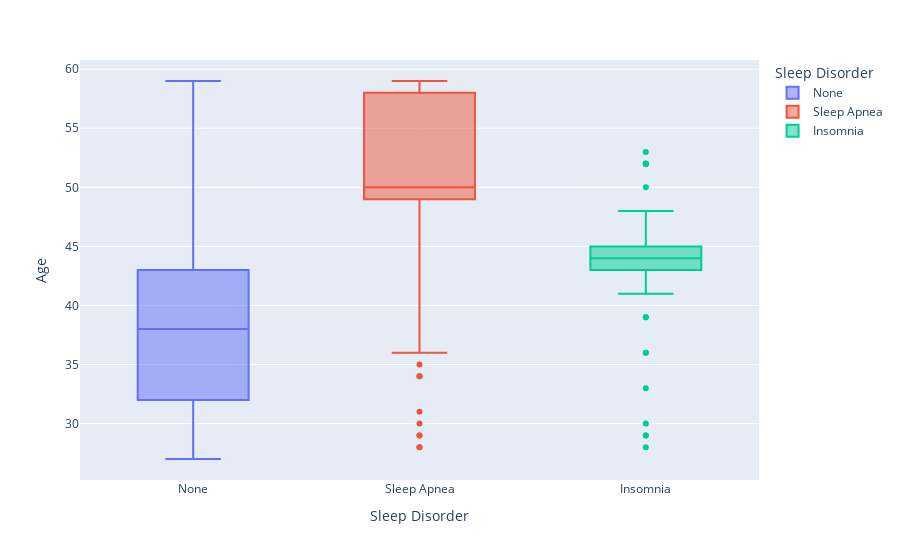

The code cell stored with this chart in its notebook:
### Code cell
px.box(df, x=df['Sleep Disorder'], y=df['Age'], color='Sleep Disorder')

### Figure 1 — Plotly figure (JSON) as saved in the notebook; plotly's stock layout.template omitted (floating-point values rounded to 4 significant figures; data arrays with more than 128 entries replaced by an {"elided": "..."} marker saying what was removed)
{"data": [{"alignmentgroup": "True", "hovertemplate": "Sleep Disorder=%{x}<br>Age=%{y}<extra></extra>", "legendgroup": "None", "marker": {"color": "#636efa"}, "name": "None", "notched": false, "offsetgroup": "None", "orientation": "v", "showlegend": true, "type": "box", "x": {"elided": "219 str values"}, "x0": " ", "xaxis": "x", "y": {"elided": "219 int values"}, "y0": " ", "yaxis": "y"}, {"alignmentgroup": "True", "hovertemplate": "Sleep Disorder=%{x}<br>Age=%{y}<extra></extra>", "legendgroup": "Sleep Apnea", "marker": {"color": "#EF553B"}, "name": "Sleep Apnea", "notched": false, "offsetgroup": "Sleep Apnea", "orientation": "v", "showlegend": true, "type": "box", "x": ["Sleep Apnea", "Sleep Apnea", "Sleep Apnea", "Sleep Apnea", "Sleep Apnea", "Sleep Apnea", "Sleep Apnea", "Sleep Apnea", "Sleep Apnea", "Sleep Apnea", "Sleep Apnea", "Sleep Apnea", "Sleep Apnea", "Sleep Apnea", "Sleep Apnea", "Sleep Apnea", "Sleep Apnea", "Sleep Apnea", "Sleep Apnea", "Sleep Apnea", "Sleep Apnea", "Sleep Apnea", "Sleep Apnea", "Sleep Apnea", "Sleep Apnea", "Sleep Apnea", "Sleep Apnea", "Sleep Apnea", "Sleep Apnea", "Sleep Apnea", "Sleep Apnea", "Sleep Apnea", "Sleep Apnea", "Sleep Apnea", "Sleep Apnea", "Sleep Apnea", "Sleep Apnea", "Sleep Apnea", "Sleep Apnea", "Sleep Apnea", "Sleep Apnea", "Sleep Apnea", "Sleep Apnea", "Sleep Apnea", "Sleep Apnea", "Sleep Apnea", "Sleep Apnea", "Sleep Apnea", "Sleep Apnea", "Sleep Apnea", "Sleep Apnea", "Sleep Apnea", "Sleep Apnea", "Sleep Apnea", "Sleep Apnea", "Sleep Apnea", "Sleep Apnea", "Sleep Apnea", "Sleep Apnea", "Sleep Apnea", "Sleep Apnea", "Sleep Apnea", "Sleep Apnea", "Sleep Apnea", "Sleep Apnea", "Sleep Apnea", "Sleep Apnea", "Sleep Apnea", "Sleep Apnea", "Sleep Apnea", "Sleep Apnea", "Sleep Apnea", "Sleep Apnea", "Sleep Apnea", "Sleep Apnea", "Sleep Apnea", "Sleep Apnea", "Sleep Apnea"], "x0": " ", "xaxis": "x", "y": [28, 28, 29, 29, 30, 31, 34, 34, 35, 36, 36, 38, 38, 42, 42, 43, 43, 48, 49, 49, 49, 49, 49, 49, 49, 49, 49, 49, 50, 50, 50, 50, 50, 50, 50, 50, 50, 50, 50, 50, 50, 50, 50, 50, 50, 51, 51, 51, 55, 55, 57, 57, 57, 57, 57, 57, 57, 57, 58, 58, 58, 58, 58, 58, 59, 59, 59, 59, 59, 59, 59, 59, 59, 59, 59, 59, 59, 59], "y0": " ", "yaxis": "y"}, {"alignmentgroup": "True", "hovertemplate": "Sleep Disorder=%{x}<br>Age=%{y}<extra></extra>", "legendgroup": "Insomnia", "marker": {"color": "#00cc96"}, "name": "Insomnia", "notched": false, "offsetgroup": "Insomnia", "orientation": "v", "showlegend": true, "type": "box", "x": ["Insomnia", "Insomnia", "Insomnia", "Insomnia", "Insomnia", "Insomnia", "Insomnia", "Insomnia", "Insomnia", "Insomnia", "Insomnia", "Insomnia", "Insomnia", "Insomnia", "Insomnia", "Insomnia", "Insomnia", "Insomnia", "Insomnia", "Insomnia", "Insomnia", "Insomnia", "Insomnia", "Insomnia", "Insomnia", "Insomnia", "Insomnia", "Insomnia", "Insomnia", "Insomnia", "Insomnia", "Insomnia", "Insomnia", "Insomnia", "Insomnia", "Insomnia", "Insomnia", "Insomnia", "Insomnia", "Insomnia", "Insomnia", "Insomnia", "Insomnia", "Insomnia", "Insomnia", "Insomnia", "Insomnia", "Insomnia", "Insomnia", "Insomnia", "Insomnia", "Insomnia", "Insomnia", "Insomnia", "Insomnia", "Insomnia", "Insomnia", "Insomnia", "Insomnia", "Insomnia", "Insomnia", "Insomnia", "Insomnia", "Insomnia", "Insomnia", "Insomnia", "Insomnia", "Insomnia", "Insomnia", "Insomnia", "Insomnia", "Insomnia", "Insomnia", "Insomnia", "Insomnia", "Insomnia", "Insomnia"], "x0": " ", "xaxis": "x", "y": [28, 29, 29, 30, 33, 36, 36, 39, 39, 41, 42, 43, 43, 43, 43, 43, 43, 43, 43, 43, 43, 43, 43, 43, 43, 43, 43, 43, 44, 44, 44, 44, 44, 44, 44, 44, 44, 44, 44, 44, 44, 44, 44, 44, 44, 44, 44, 44, 44, 44, 44, 44, 44, 44, 44, 44, 45, 45, 45, 45, 45, 45, 45, 45, 45, 45, 45, 48, 48, 50, 52, 52, 52, 52, 52, 52, 53], "y0": " ", "yaxis": "y"}], "layout": {"boxmode": "overlay", "legend": {"title": {"text": "Sleep Disorder"}, "tracegroupgap": 0}, "margin": {"t": 60}, "xaxis": {"anchor": "y", "categoryarray": ["None", "Sleep Apnea", "Insomnia"], "categoryorder": "array", "domain": [0, 1], "title": {"text": "Sleep Disorder"}}, "yaxis": {"anchor": "x", "domain": [0, 1], "title": {"text": "Age"}}}}
